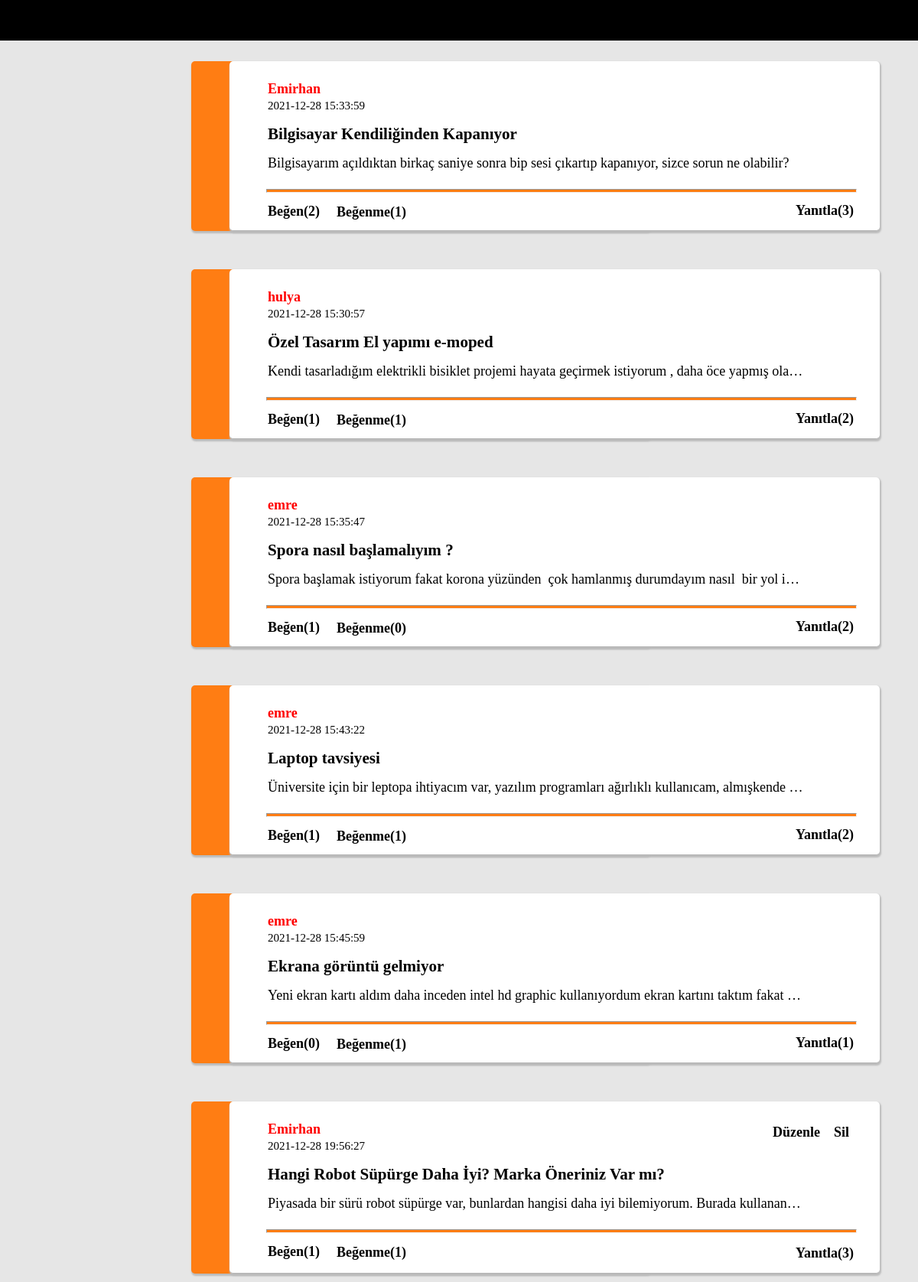
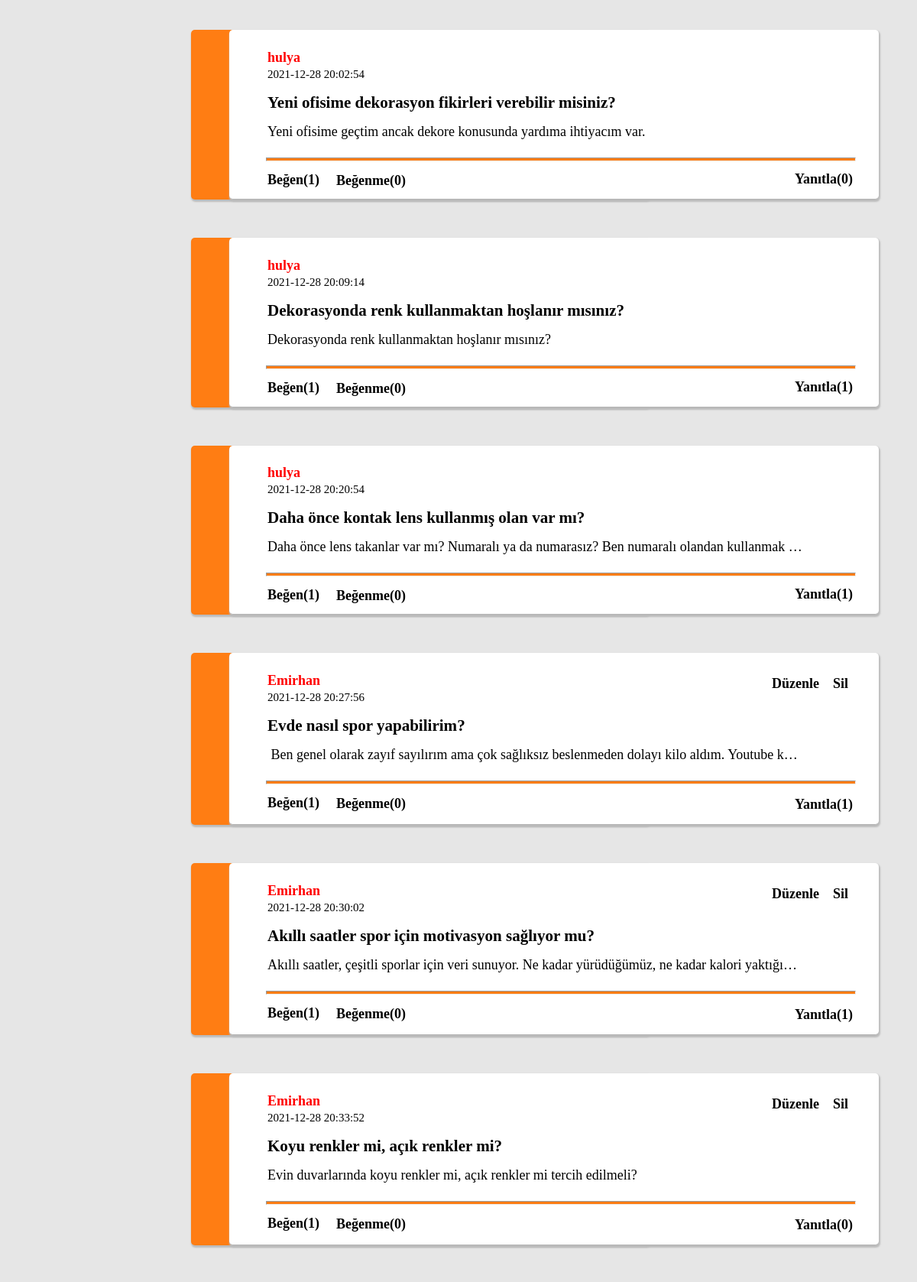
The page /project-3/Home.php (signed in, upper part) on the database its author committed (2 pictures, top to bottom).
### tables this page shows
CREATE TABLE `questions` (
  `q_id` int NOT NULL,
  `q_title` varchar(100) NOT NULL,
  `question` text NOT NULL,
  `category` enum('Teknoloji','Ev/Yaşam','Spor','Sağlık') NOT NULL,
  `d_date` datetime DEFAULT CURRENT_TIMESTAMP,
  `q_username` varchar(100) NOT NULL,
  `user_id` int NOT NULL
);

### project-3/Home.php (the view, shortened to what this page needs)
<!DOCTYPE html>
<html lang="en">
<head>
    <link rel="stylesheet" href="soru2.css">
    <link rel="stylesheet" href="anasayfa2.css">
</head>
<body>
<?php
include 'config.php';
$cate2 = $_GET['category'];
$sql = "SELECT questions.*, count(likes.q_id) as like_count from questions left join likes on questions.q_id=likes.q_id  where questions.category like '$cate2' AND likes.type<2 group by questions.q_id order by like_count DESC";
$result = mysqli_query($conn,$sql);
$num_rows = mysqli_num_rows($result);
$sql19 = "SELECT questions.*, count(likes.q_id) as like_count from questions  left join likes on questions.q_id=likes.q_id where likes.type<2 group by questions.q_id order by like_count DESC ";
$result19 = mysqli_query($conn,$sql19);
$num_rows19 = mysqli_num_rows($result19);
$urlal=$_SERVER['REQUEST_URI'];
if(isset($_SESSION['username'])){
    echo "<ul class='liste'>";
        echo "<li style='margin-left:20px;'><a href='q-insert-form.php?url=$urlal'>Soru Ekle</a></li>";
        echo "<li style='margin-left:20px;'><a href='Home.php'>Tüm sorular</a></li>";
        echo "<li><a href='Home.php?category=Teknoloji'>Teknoloji</a></li>";
        echo "<li><a href='Home.php?category=Ev/Yaşam'>Ev/Yaşam</a></li>";
        echo "<li><a href='Home.php?category=Spor'>Spor</a></li>";
        echo "<li><a href='Home.php?category=Sağlık'>Sağlık</a></li>";
        echo "<li style='float:right; margin-right:20px;'><a href='logout.php'>Çıkış Yap</a></li>";
    echo "</ul>";
}
else{
    echo '<p>Ana Sayfaya Ulaşmak İçin Giriş Yapınız</p>';
    echo '<p><a href="login.php">Giriş</a></p>';
}
?>
<?php
if( ( $cate2 == 'Teknoloji' ) || ( $cate2== 'Ev/Yaşam' ) || ($cate2 == 'Spor' ) || ($cate2 == 'Sağlık' )){
    $user_id = $_SESSION['user_id'];
    if($num_rows > 0){
        while($row = mysqli_fetch_assoc($result)){
            $q_id = $row['q_id'];
            echo "<div class='box1'>";
                    echo "<a href='q-page.php?q_id=$q_id&user_id=$user_id'>";
                        echo '<div class="some">';
                            echo "<h4 id='box3'>".$row['q_username']. "</h4>";
                            echo "<small id='box2'>".$row['d_date']."</small>";  echo "</br>";
                            echo "<h3 id='baslik'>".$row['q_title']."</h3>";
                            echo "<p id='soruyer'>".$row['question']."</p>";
                            $sql2 = "SELECT COUNT(*) as count FROM likes WHERE q_id = $q_id AND type=1";
                            $result2 = mysqli_query($conn,$sql2);
                            $row2 = mysqli_fetch_assoc($result2);
                            $like = $row2['count'];
                            echo "<hr class='cizgi'>";
                            $sql3 =  "SELECT * FROM likes WHERE q_id = $q_id AND user_id=$user_id AND type=1";
                            $result3 = mysqli_query($conn,$sql3);
                            $num_rows3 = mysqli_num_rows($result3);
                            if($num_rows3 > 0){
                                echo "<p class='begen'>";
                                echo "<a class='link' href='likes-delete.php?q_id=$q_id&user_id=$user_id&url=$urlal'>Beğen($like)</a>";
                                echo "</p>";
                            }else{
                                echo "<p class='begen'>";
                                echo"<a class='link' href='q-like.php?q_id=$q_id&user_id=$user_id&url=$urlal'>Beğen($like)</a>";
                                echo "</p>";
                            }
                            $sql4 = "SELECT COUNT(*) as count FROM likes WHERE q_id = $q_id AND type=2";
                            $result4 = mysqli_query($conn,$sql4);
                            $row4 = mysqli_fetch_assoc($result4);
                            $dislike = $row4['count'];
                            $sql5 =  "SELECT * FROM likes WHERE q_id = $q_id AND user_id=$user_id AND type=2";
                            $result5 = mysqli_query($conn,$sql5);
                            $num_rows5 = mysqli_num_rows($result5);
                            if($num_rows5 > 0){
                                echo "<p class='begenme'>";
                                echo "<a class='link' href='likes-delete.php?q_id=$q_id&user_id=$user_id&url=$urlal'>Beğenme($dislike)</a>";
                                echo "</p>";
                            }else{
                                echo "<p class='begenme'>";
                                echo "<a class='link' href='q-dislike.php?q_id=$q_id&user_id=$user_id&url=$urlal'>Beğenme($dislike)</a>";
                                echo "</p>";
                            }
                            $sql8 =  "SELECT * FROM questions WHERE q_id = $q_id AND user_id=$user_id ";
                            $result8 = mysqli_query($conn,$sql8);
                            $num_rows8 = mysqli_num_rows($result8);
                            if($num_rows8 > 0){
                                echo "<p class='duzenle'>";
                                echo "<a class='link' href='q-update-form.php?q_id=$q_id&url=$urlal'>Düzenle</a>";
                                echo "</p>";
                            }else{}
                            $sql9 =  "SELECT * FROM questions WHERE q_id = $q_id AND user_id=$user_id";
                            $result9 = mysqli_query($conn,$sql9);
                            $num_rows9 = mysqli_num_rows($result9);
                            if($num_rows9 > 0){
                                echo "<p class='sil'>";
                                echo "<a  class='link' href='q-delete-form.php?q_id=$q_id&url=$urlal'>Sil</a>";
                                echo "</p>";
                            }else{}
                            $sql47 = "SELECT COUNT(*) as count FROM comment WHERE que_id = $q_id ;";
                            $result47 = mysqli_query($conn,$sql47);
                            $row47 = mysqli_fetch_assoc($result47);
                            $yanıt_say = $row47['count'];
                            $sql7="SELECT q_id from questions WHERE q_id=$q_id ";
                            $result7 = mysqli_query($conn,$sql7);
                            $num_rows7 = mysqli_num_rows($result7);
                            if($num_rows7 > 0){
                                echo "<p class='yanıtla'>";
                                echo"<a class='link' href='q-page.php?q_id=$q_id&user_id=$user_id'>Yanıtla($yanıt_say)</a>";
                                echo "</p>";
                            }
                        echo '</div>';
                    echo '</a>';
            echo '</div>';
         }
    }
}else{
    $user_id = $_SESSION['user_id'];
    if($num_rows19 > 0){
        while($row19 = mysqli_fetch_assoc($result19)){
            $q_id = $row19['q_id'];
            echo '<div class="box1">';
                    echo "<a href='q-page.php?q_id=$q_id&user_id=$user_id'>";
                        echo '<div class="some">';
                            echo "<h4 id='box3'>".$row19['q_username']. "</h4>";
                            echo "<small id='box2'>".$row19['d_date']."</small>";  echo "</br>";
                            echo "<h3 id='baslik'>".$row19['q_title']."</h3>";
                            echo "<p id='soruyer'>".$row19['question']."</p>";
                            $sql2 = "SELECT COUNT(*) as count FROM likes WHERE q_id = $q_id AND type=1";
                            $result2 = mysqli_query($conn,$sql2);
                            $row2 = mysqli_fetch_assoc($result2);
                            $like = $row2['count'];
                            echo "<hr class='cizgi'>";
                            $sql3 =  "SELECT * FROM likes WHERE q_id = $q_id AND user_id=$user_id AND type=1";
                            $result3 = mysqli_query($conn,$sql3);
                            $num_rows3 = mysqli_num_rows($result3);
                            if($num_rows3 > 0){
                                echo "<p class='begen'>";
                                echo "<a  class='link' href='likes-delete.php?q_id=$q_id&user_id=$user_id&url=$urlal'>Beğen($like)</a>";
                                echo "</p>";
                            }else{
                                echo "<p class='begen'>";
                                echo "<a class='link' href='q-like.php?q_id=$q_id&user_id=$user_id&url=$urlal'>Beğen($like)</a>";
                                echo "</p>";
                            }
                            $sql4 = "SELECT COUNT(*) as count FROM likes WHERE q_id = $q_id AND type=2";
                            $result4 = mysqli_query($conn,$sql4);
                            $row4 = mysqli_fetch_assoc($result4);
                            $dislike = $row4['count'];
                            $sql5 =  "SELECT * FROM likes WHERE q_id = $q_id AND user_id=$user_id AND type=2";
                            $result5 = mysqli_query($conn,$sql5);
                            $num_rows5 = mysqli_num_rows($result5);
                            if($num_rows5 > 0){
                                echo "<p class='begenme'>";
                                echo "<a class='link' href='likes-delete.php?q_id=$q_id&user_id=$user_id&url=$urlal'>Beğenme($dislike)</a>";
                                echo "</p>";
                            }else{
                                echo "<p class='begenme'>";
                                echo "<a class='link' href='q-dislike.php?q_id=$q_id&user_id=$user_id&url=$urlal'>Beğenme($dislike)</a>";
                                echo "</p>";
                            }
                            $sql8 =  "SELECT * FROM questions WHERE q_id = $q_id AND user_id=$user_id ";
                            $result8 = mysqli_query($conn,$sql8);
                            $num_rows8 = mysqli_num_rows($result8);
                            if($num_rows8 > 0){
                                echo "<p class='duzenle'>";
                                echo "<a  class='link' href='q-update-form.php?q_id=$q_id&url=$urlal'>Düzenle</a>"  ;
                                echo "</p>";
                            }else{}
                            $sql9 =  "SELECT * FROM questions WHERE q_id = $q_id AND user_id=$user_id";
                            $result9 = mysqli_query($conn,$sql9);
                            $num_rows9 = mysqli_num_rows($result9);
                            if($num_rows9 > 0){
                                echo "<p class='sil' >";
                                echo " <a class='link' href='q-delete-form.php?q_id=$q_id&url=$urlal'>Sil</a>";
                                echo "</p>";
                            }else{}
                            $sql47 = "SELECT COUNT(*) as count FROM comment WHERE que_id = $q_id ;";
                            $result47 = mysqli_query($conn,$sql47);
                            $row47 = mysqli_fetch_assoc($result47);
                            $yanıt_say = $row47['count'];
                            $sql7="SELECT q_id from questions WHERE q_id=$q_id ";
                            $result7 = mysqli_query($conn,$sql7);
                            $num_rows7 = mysqli_num_rows($result7);
                            if($num_rows7 > 0){
                                echo "<p class='yanıtla'>";
                                echo "<a  class='link' href='q-page.php?q_id=$q_id&user_id=$user_id'>Yanıtla($yanıt_say)</a>";
                                echo "</p>";
                            }
                        echo '</div>';
                    echo '</a>';
            echo '</div>';
         }
    }
}
?>

### project-3/soru2.css (style rules this page uses)
body { background-color:rgb(230, 230, 230); }
.some { width: 800px; margin: 50px; padding-left: 50px; border: 1px solid #333; border-color:rgb(180, 180, 180) ; background-color:rgb(255, 255, 255); border-left: none; border-right: none; border-top:none; padding-top: 2px; border-radius: 5px; box-shadow: 1px 2px 2px 1px rgb(187, 187, 187); font-size: 18px; }
.box1 { position: relative; top: 30px; bottom: 10px; margin-left: 250px; margin-top: 0px; margin-bottom: 0px; width: 600px; background-color: rgb(255, 125, 19); border-radius: 5px; box-shadow: 1px 2px 2px 1px rgb(187, 187, 187); }
.link { color: inherit; text-decoration: none; font-weight: bolder; }
li { float: left; }
#box2 { bottom: 50px; padding: 0; margin: 0; color: inherit; text-decoration: none; }
#box3 { color:rgb(255, 0, 0); margin-bottom: 0px; }
#baslik { width: 600px; overflow: hidden; white-space:pre; text-overflow: ellipsis; margin-top: 15px; margin-bottom: 0px; color: inherit; text-decoration: none; }
#soruyer { margin-top: 15px; width: 700px; overflow: hidden; white-space:pre; text-overflow: ellipsis; color: inherit; text-decoration: none; }
a:link { text-decoration: none; color: inherit; }
.begen { z-index: 0; position: relative; margin-top: 0px; margin-bottom: 0px; margin-right: 0px; top: 10px; width: 0px; }
.begenme { z-index: 0; position: relative; margin-top: 0px; margin-bottom: 0px; margin-right: 0px; bottom: 10px; left: 90px; width: 0px; height: 3px; }
.yanıtla { z-index: 0; position: relative; margin:0px; bottom: 15px; left:690px; width: 50px; }
.sil { z-index: 0; position: relative; margin-top: 0px; margin-bottom: 0px; margin-right: 0px; bottom:170px; left: 740px; width: 50px; height: 3px; }
.duzenle { z-index: 0; position: relative; margin-top: 0px; margin-bottom: 0px; margin-right: 0px; bottom: 170px; left: 660px; width: 50px; height: 0px; }
.cizgi { color:rgb(255, 125, 19); height: 3px; background-color: rgb(255, 125, 19); width: 770px; position: relative; right: 16px; top: 5px; }

### project-3/anasayfa2.css (style rules this page uses)
body { margin: 0; }
.link { color: inherit; text-decoration: none; }
.liste { list-style-type: none ; color: inherit; text-decoration: none; margin: 0 auto; padding: 0; overflow: hidden; background-color: rgb(0, 0, 0); opacity: none; position: fixed; top: 0; width: 100%; z-index: 1; }
li { float: left; }
li a { color: white; padding: 16px 16px; display: block; text-decoration: none; font-size: 18px; font-family:'Trebuchet MS', 'Lucida Sans Unicode', 'Lucida Grande', 'Lucida Sans', Arial, sans-serif; }

### rows shown on the page
questions: q_username "Emirhan", d_date "2021-12-28 15:33:59", q_title "Bilgisayar Kendiliğinden Kapanıyor", question "Bilgisayarım açıldıktan birkaç saniye sonra bip sesi çıkartıp kapanıyor, sizce sorun ne olabilir?", like "2", dislike "1", yanıt_say "3"
questions: q_username "hulya", d_date "2021-12-28 15:30:57", q_title "Özel Tasarım El yapımı e-moped", question "Kendi tasarladığım elektrikli bisiklet projemi hayata geçirmek istiyorum , daha öce yapmış ola…", like "1", dislike "1", yanıt_say "2"
questions: q_username "emre", d_date "2021-12-28 15:35:47", q_title "Spora nasıl başlamalıyım ?", question "Spora başlamak istiyorum fakat korona yüzünden çok hamlanmış durumdayım nasıl bir yol i…", like "1", dislike "0", yanıt_say "2"
questions: q_username "emre", d_date "2021-12-28 15:43:22", q_title "Laptop tavsiyesi", question "Üniversite için bir leptopa ihtiyacım var, yazılım programları ağırlıklı kullanıcam, almışkende…", like "1", dislike "1", yanıt_say "2"
questions: q_username "emre", d_date "2021-12-28 15:45:59", q_title "Ekrana görüntü gelmiyor", question "Yeni ekran kartı aldım daha inceden intel hd graphic kullanıyordum ekran kartını taktım fakat…", like "0", dislike "1", yanıt_say "1"
questions: q_username "Emirhan", d_date "2021-12-28 19:56:27", q_title "Hangi Robot Süpürge Daha İyi? Marka Öneriniz Var mı?", question "Piyasada bir sürü robot süpürge var, bunlardan hangisi daha iyi bilemiyorum. Burada kullanan…", like "1", dislike "1", yanıt_say "3"
questions: q_username "hulya", d_date "2021-12-28 20:02:54", q_title "Yeni ofisime dekorasyon fikirleri verebilir misiniz?", question "Yeni ofisime geçtim ancak dekore konusunda yardıma ihtiyacım var.", like "1", dislike "0", yanıt_say "0"
questions: q_username "hulya", d_date "2021-12-28 20:09:14", q_title "Dekorasyonda renk kullanmaktan hoşlanır mısınız?", question "Dekorasyonda renk kullanmaktan hoşlanır mısınız?", like "1", dislike "0", yanıt_say "1"
questions: q_username "hulya", d_date "2021-12-28 20:20:54", q_title "Daha önce kontak lens kullanmış olan var mı?", question "Daha önce lens takanlar var mı? Numaralı ya da numarasız? Ben numaralı olandan kullanmak…", like "1", dislike "0", yanıt_say "1"
questions: q_username "Emirhan", d_date "2021-12-28 20:27:56", q_title "Evde nasıl spor yapabilirim?", question "Ben genel olarak zayıf sayılırım ama çok sağlıksız beslenmeden dolayı kilo aldım. Youtube k…", like "1", dislike "0", yanıt_say "1"
questions: q_username "Emirhan", d_date "2021-12-28 20:30:02", q_title "Akıllı saatler spor için motivasyon sağlıyor mu?", question "Akıllı saatler, çeşitli sporlar için veri sunuyor. Ne kadar yürüdüğümüz, ne kadar kalori yaktığı…", like "1", dislike "0", yanıt_say "1"
questions: q_username "Emirhan", d_date "2021-12-28 20:33:52", q_title "Koyu renkler mi, açık renkler mi?", question "Evin duvarlarında koyu renkler mi, açık renkler mi tercih edilmeli?", like "1", dislike "0", yanıt_say "0"
